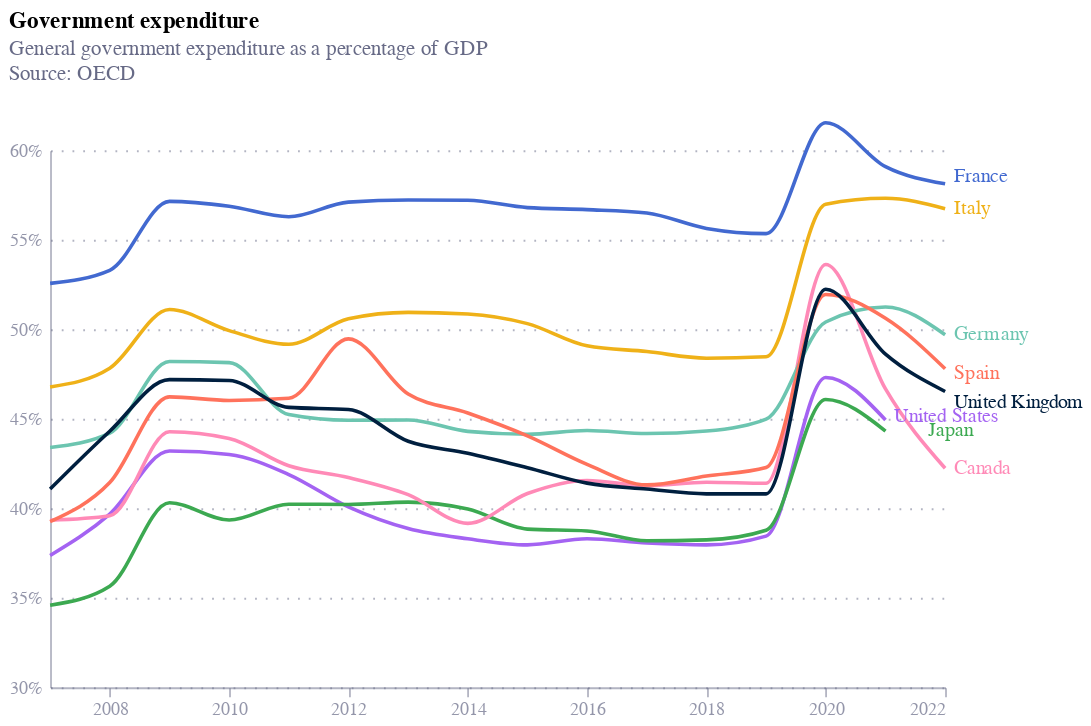

This figure's notebook cell:
### Code cell
chart = alt.Chart(fisc_df4).mark_line(interpolate="monotone").encode(
    x=alt.X('date:T', title=''),
    y=alt.Y('value:Q', title='', axis=alt.Axis(labelExpr="format(datum.value,',') + '%'"),  scale=alt.Scale(domain= [30, 60])),
    color=alt.Color('country:N', legend=None, scale=alt.Scale(domain=["United Kingdom", "France", "Italy", "Spain", "Germany", "Japan", "Canada", "United States"], range=["#001f3f", "#4269d0", "#efb118", "#ff725c", "#6cc5b0", "#3ca951", "#ff8ab7", "#a463f2", "#97bbf5", "#9c6b4e"] 
    ))
).properties(
    width=500,
    height=300,
    title={
        "text": "Government expenditure",
        "anchor": "start",
        "subtitle": [ "General government expenditure as a percentage of GDP", "Source: OECD", ""],
        "subtitleColor": "#676A86"})

text = alt.Chart(fisc_df4).mark_text(
    align='left',
    dx={
            "expr": "datum.country == 'Japan' ? 24 : 5"
          },
    dy={
            "expr": "datum.country == 'United States' ? -2 : datum.country == 'France' ? -4 : datum.country == 'Spain' ? 3 : datum.country == 'United Kingdom' ? 6 : 0"
          }
).encode(
    alt.X('date:T', aggregate='max'),
    alt.Y('value:Q', aggregate={'argmax': 'date'}),
    text='country:N',
    color = 'country:N'
)  


chart5 = chart + text 
chart5

### Figure 1 — Vega-Lite specification as saved in the notebook (floating-point values rounded to 4 significant figures)
{"config": {"font": "Circular Std", "mark": {"line": {"interpolate": "monotone"}}, "view": {"stroke": "transparent", "width": 400, "height": 300}, "range": {"category": ["#36B7B4", "#E6224B", "#F4C245", "#0063AF", "#00A767", "#179FDB", "#EB5C2E"], "diverging": ["#E6224B", "#E54753", "#C9C9C9", "#179FDB", "#122B39"], "heatmap": ["#C9C9C9", "#179FDB", "#0063AF", "#122B39"], "ordinal": ["#00A767", "#36B7B4", "#179FDB", "#0063AF", "#243B5A"]}, "axisX": {"domainColor": "#676A86", "domainOpacity": 0.5, "grid": false, "labelAngle": 0, "labelColor": "#676A86", "labelOpacity": 0.7, "orient": "bottom", "tickColor": "#676A86", "tickCount": 10, "tickOpacity": 0.5, "title": false, "titleAlign": "center", "titleAnchor": "middle", "titleColor": "#676A86", "titleFontSize": 12, "titleOpacity": 0.8, "titleY": -15}, "axisY": {"domainColor": "#676A86", "domainOpacity": 0.5, "gridColor": "#676A86", "gridDash": [1, 5], "gridOpacity": 0.5, "labelColor": "#676A86", "labelOpacity": 0.7, "labelPadding": 5, "tickColor": "#676A86", "tickCount": 8, "tickOpacity": 0.5, "ticks": false, "titleAlign": "left", "titleAngle": 0, "titleBaseline": "bottom", "titleColor": "#676A86", "titleFontSize": 12, "titleOpacity": 0.8, "titleX": 0, "titleY": -7}}, "layer": [{"mark": {"type": "line", "interpolate": "monotone"}, "encoding": {"color": {"field": "country", "legend": null, "scale": {"domain": ["United Kingdom", "France", "Italy", "Spain", "Germany", "Japan", "Canada", "United States"], "range": ["#001f3f", "#4269d0", "#efb118", "#ff725c", "#6cc5b0", "#3ca951", "#ff8ab7", "#a463f2", "#97bbf5", "#9c6b4e"]}, "type": "nominal"}, "x": {"field": "date", "title": "", "type": "temporal"}, "y": {"axis": {"labelExpr": "format(datum.value,',') + '%'"}, "field": "value", "scale": {"domain": [30, 60]}, "title": "", "type": "quantitative"}}, "title": {"text": "Government expenditure", "anchor": "start", "subtitle": ["General government expenditure as a percentage of GDP", "Source: OECD", ""], "subtitleColor": "#676A86"}}, {"mark": {"type": "text", "align": "left", "dx": {"expr": "datum.country == 'Japan' ? 24 : 5"}, "dy": {"expr": "datum.country == 'United States' ? -2 : datum.country == 'France' ? -4 : datum.country == 'Spain' ? 3 : datum.country == 'United Kingdom' ? 6 : 0"}}, "encoding": {"color": {"field": "country", "type": "nominal"}, "text": {"field": "country", "type": "nominal"}, "x": {"aggregate": "max", "field": "date", "type": "temporal"}, "y": {"aggregate": {"argmax": "date"}, "field": "value", "type": "quantitative"}}}], "data": {"name": "data-0747c1aeb9fdb7c057ad6cbb4dff02b6"}, "height": 300, "width": 500, "$schema": "https://vega.github.io/schema/vega-lite/v5.17.0.json", "datasets": {"data-0747c1aeb9fdb7c057ad6cbb4dff02b6": [{"iso3": "USA", "country": "United States", "series": "Government expenditure", "date": "2007-01-01", "value": 37.37}, {"iso3": "USA", "country": "United States", "series": "Government expenditure", "date": "2021-01-01", "value": 44.94}, {"iso3": "USA", "country": "United States", "series": "Government expenditure", "date": "2020-01-01", "value": 47.31}, {"iso3": "USA", "country": "United States", "series": "Government expenditure", "date": "2019-01-01", "value": 38.45}, {"iso3": "USA", "country": "United States", "series": "Government expenditure", "date": "2018-01-01", "value": 37.96}, {"iso3": "USA", "country": "United States", "series": "Government expenditure", "date": "2017-01-01", "value": 38.06}, {"iso3": "USA", "country": "United States", "series": "Government expenditure", "date": "2010-01-01", "value": 43.01}, {"iso3": "USA", "country": "United States", "series": "Government expenditure", "date": "2009-01-01", "value": 43.2}, {"iso3": "ITA", "country": "Italy", "series": "Government expenditure", "date": "2014-01-01", "value": 50.86}, {"iso3": "ITA", "country": "Italy", "series": "Government expenditure", "date": "2013-01-01", "value": 50.95}, {"iso3": "ITA", "country": "Italy", "series": "Government expenditure", "date": "2012-01-01", "value": 50.59}, {"iso3": "ITA", "country": "Italy", "series": "Government expenditure", "date": "2011-01-01", "value": 49.17}, {"iso3": "ITA", "country": "Italy", "series": "Government expenditure", "date": "2010-01-01", "value": 49.93}, {"iso3": "ITA", "country": "Italy", "series": "Government expenditure", "date": "2009-01-01", "value": 51.11}, {"iso3": "ITA", "country": "Italy", "series": "Government expenditure", "date": "2008-01-01", "value": 47.83}, {"iso3": "ITA", "country": "Italy", "series": "Government expenditure", "date": "2007-01-01", "value": 46.78}, {"iso3": "ITA", "country": "Italy", "series": "Government expenditure", "date": "2022-01-01", "value": 56.74}, {"iso3": "ITA", "country": "Italy", "series": "Government expenditure", "date": "2021-01-01", "value": 57.32}, {"iso3": "ITA", "country": "Italy", "series": "Government expenditure", "date": "2020-01-01", "value": 56.99}, {"iso3": "ITA", "country": "Italy", "series": "Government expenditure", "date": "2019-01-01", "value": 48.47}, {"iso3": "ITA", "country": "Italy", "series": "Government expenditure", "date": "2018-01-01", "value": 48.39}, {"iso3": "ITA", "country": "Italy", "series": "Government expenditure", "date": "2017-01-01", "value": 48.76}, {"iso3": "ITA", "country": "Italy", "series": "Government expenditure", "date": "2016-01-01", "value": 49.08}, {"iso3": "USA", "country": "United States", "series": "Government expenditure", "date": "2012-01-01", "value": 40.08}, {"iso3": "USA", "country": "United States", "series": "Government expenditure", "date": "2011-01-01", "value": 41.89}, {"iso3": "USA", "country": "United States", "series": "Government expenditure", "date": "2016-01-01", "value": 38.3}, {"iso3": "USA", "country": "United States", "series": "Government expenditure", "date": "2015-01-01", "value": 37.96}, {"iso3": "USA", "country": "United States", "series": "Government expenditure", "date": "2014-01-01", "value": 38.3}, {"iso3": "USA", "country": "United States", "series": "Government expenditure", "date": "2013-01-01", "value": 38.87}, {"iso3": "JPN", "country": "Japan", "series": "Government expenditure", "date": "2014-01-01", "value": 39.96}, {"iso3": "JPN", "country": "Japan", "series": "Government expenditure", "date": "2013-01-01", "value": 40.35}, {"iso3": "JPN", "country": "Japan", "series": "Government expenditure", "date": "2012-01-01", "value": 40.22}, {"iso3": "JPN", "country": "Japan", "series": "Government expenditure", "date": "2011-01-01", "value": 40.23}, {"iso3": "JPN", "country": "Japan", "series": "Government expenditure", "date": "2010-01-01", "value": 39.35}, {"iso3": "JPN", "country": "Japan", "series": "Government expenditure", "date": "2009-01-01", "value": 40.31}, {"iso3": "JPN", "country": "Japan", "series": "Government expenditure", "date": "2008-01-01", "value": 35.65}, {"iso3": "JPN", "country": "Japan", "series": "Government expenditure", "date": "2007-01-01", "value": 34.59}, {"iso3": "JPN", "country": "Japan", "series": "Government expenditure", "date": "2021-01-01", "value": 44.32}, {"iso3": "JPN", "country": "Japan", "series": "Government expenditure", "date": "2020-01-01", "value": 46.08}, {"iso3": "JPN", "country": "Japan", "series": "Government expenditure", "date": "2019-01-01", "value": 38.78}, {"iso3": "JPN", "country": "Japan", "series": "Government expenditure", "date": "2018-01-01", "value": 38.24}, {"iso3": "JPN", "country": "Japan", "series": "Government expenditure", "date": "2017-01-01", "value": 38.19}, {"iso3": "JPN", "country": "Japan", "series": "Government expenditure", "date": "2016-01-01", "value": 38.74}, {"iso3": "CAN", "country": "Canada", "series": "Government expenditure", "date": "2014-01-01", "value": 39.16}, {"iso3": "CAN", "country": "Canada", "series": "Government expenditure", "date": "2013-01-01", "value": 40.77}, {"iso3": "CAN", "country": "Canada", "series": "Government expenditure", "date": "2012-01-01", "value": 41.72}, {"iso3": "CAN", "country": "Canada", "series": "Government expenditure", "date": "2011-01-01", "value": 42.38}, {"iso3": "CAN", "country": "Canada", "series": "Government expenditure", "date": "2010-01-01", "value": 43.9}, {"iso3": "CAN", "country": "Canada", "series": "Government expenditure", "date": "2009-01-01", "value": 44.28}, {"iso3": "CAN", "country": "Canada", "series": "Government expenditure", "date": "2008-01-01", "value": 39.59}, {"iso3": "CAN", "country": "Canada", "series": "Government expenditure", "date": "2007-01-01", "value": 39.34}, {"iso3": "CAN", "country": "Canada", "series": "Government expenditure", "date": "2022-01-01", "value": 42.24}, {"iso3": "CAN", "country": "Canada", "series": "Government expenditure", "date": "2021-01-01", "value": 46.67}, {"iso3": "CAN", "country": "Canada", "series": "Government expenditure", "date": "2020-01-01", "value": 53.62}, {"iso3": "CAN", "country": "Canada", "series": "Government expenditure", "date": "2019-01-01", "value": 41.4}, {"iso3": "CAN", "country": "Canada", "series": "Government expenditure", "date": "2018-01-01", "value": 41.46}, {"iso3": "CAN", "country": "Canada", "series": "Government expenditure", "date": "2017-01-01", "value": 41.26}, {"iso3": "CAN", "country": "Canada", "series": "Government expenditure", "date": "2016-01-01", "value": 41.56}, {"iso3": "DEU", "country": "Germany", "series": "Government expenditure", "date": "2014-01-01", "value": 44.3}, {"iso3": "DEU", "country": "Germany", "series": "Government expenditure", "date": "2013-01-01", "value": 44.94}, {"iso3": "DEU", "country": "Germany", "series": "Government expenditure", "date": "2012-01-01", "value": 44.92}, {"iso3": "DEU", "country": "Germany", "series": "Government expenditure", "date": "2011-01-01", "value": 45.24}, {"iso3": "DEU", "country": "Germany", "series": "Government expenditure", "date": "2010-01-01", "value": 48.14}, {"iso3": "DEU", "country": "Germany", "series": "Government expenditure", "date": "2009-01-01", "value": 48.2}, {"iso3": "DEU", "country": "Germany", "series": "Government expenditure", "date": "2008-01-01", "value": 44.2}, {"iso3": "DEU", "country": "Germany", "series": "Government expenditure", "date": "2007-01-01", "value": 43.4}, {"iso3": "DEU", "country": "Germany", "series": "Government expenditure", "date": "2021-01-01", "value": 51.25}, {"iso3": "DEU", "country": "Germany", "series": "Government expenditure", "date": "2020-01-01", "value": 50.41}, {"iso3": "DEU", "country": "Germany", "series": "Government expenditure", "date": "2019-01-01", "value": 44.99}, {"iso3": "DEU", "country": "Germany", "series": "Government expenditure", "date": "2022-01-01", "value": 49.7}, {"iso3": "DEU", "country": "Germany", "series": "Government expenditure", "date": "2018-01-01", "value": 44.32}, {"iso3": "DEU", "country": "Germany", "series": "Government expenditure", "date": "2017-01-01", "value": 44.18}, {"iso3": "DEU", "country": "Germany", "series": "Government expenditure", "date": "2016-01-01", "value": 44.35}, {"iso3": "ESP", "country": "Spain", "series": "Government expenditure", "date": "2014-01-01", "value": 45.33}, {"iso3": "ESP", "country": "Spain", "series": "Government expenditure", "date": "2013-01-01", "value": 46.39}, {"iso3": "ESP", "country": "Spain", "series": "Government expenditure", "date": "2012-01-01", "value": 49.47}, {"iso3": "ESP", "country": "Spain", "series": "Government expenditure", "date": "2011-01-01", "value": 46.15}, {"iso3": "ESP", "country": "Spain", "series": "Government expenditure", "date": "2010-01-01", "value": 46.03}, {"iso3": "ESP", "country": "Spain", "series": "Government expenditure", "date": "2009-01-01", "value": 46.23}, {"iso3": "ESP", "country": "Spain", "series": "Government expenditure", "date": "2008-01-01", "value": 41.44}, {"iso3": "ESP", "country": "Spain", "series": "Government expenditure", "date": "2007-01-01", "value": 39.26}, {"iso3": "ESP", "country": "Spain", "series": "Government expenditure", "date": "2022-01-01", "value": 47.8}, {"iso3": "ESP", "country": "Spain", "series": "Government expenditure", "date": "2021-01-01", "value": 50.62}, {"iso3": "ESP", "country": "Spain", "series": "Government expenditure", "date": "2020-01-01", "value": 51.95}, {"iso3": "ESP", "country": "Spain", "series": "Government expenditure", "date": "2019-01-01", "value": 42.28}, {"iso3": "ESP", "country": "Spain", "series": "Government expenditure", "date": "2018-01-01", "value": 41.81}, {"iso3": "ESP", "country": "Spain", "series": "Government expenditure", "date": "2017-01-01", "value": 41.31}, {"iso3": "ESP", "country": "Spain", "series": "Government expenditure", "date": "2016-01-01", "value": 42.46}, {"iso3": "GBR", "country": "United Kingdom", "series": "Government expenditure", "date": "2016-01-01", "value": 41.41}, {"iso3": "GBR", "country": "United Kingdom", "series": "Government expenditure", "date": "2015-01-01", "value": 42.27}, {"iso3": "GBR", "country": "United Kingdom", "series": "Government expenditure", "date": "2014-01-01", "value": 43.08}, {"iso3": "GBR", "country": "United Kingdom", "series": "Government expenditure", "date": "2013-01-01", "value": 43.75}, {"iso3": "GBR", "country": "United Kingdom", "series": "Government expenditure", "date": "2012-01-01", "value": 45.52}, {"iso3": "GBR", "country": "United Kingdom", "series": "Government expenditure", "date": "2011-01-01", "value": 45.64}, {"iso3": "GBR", "country": "United Kingdom", "series": "Government expenditure", "date": "2010-01-01", "value": 47.14}, {"iso3": "GBR", "country": "United Kingdom", "series": "Government expenditure", "date": "2009-01-01", "value": 47.19}, {"iso3": "GBR", "country": "United Kingdom", "series": "Government expenditure", "date": "2007-01-01", "value": 41.08}, {"iso3": "GBR", "country": "United Kingdom", "series": "Government expenditure", "date": "2008-01-01", "value": 44.31}, {"iso3": "GBR", "country": "United Kingdom", "series": "Government expenditure", "date": "2022-01-01", "value": 46.53}, {"iso3": "GBR", "country": "United Kingdom", "series": "Government expenditure", "date": "2021-01-01", "value": 48.62}, {"iso3": "GBR", "country": "United Kingdom", "series": "Government expenditure", "date": "2020-01-01", "value": 52.24}, {"iso3": "GBR", "country": "United Kingdom", "series": "Government expenditure", "date": "2019-01-01", "value": 40.81}, {"iso3": "GBR", "country": "United Kingdom", "series": "Government expenditure", "date": "2018-01-01", "value": 40.81}, {"iso3": "FRA", "country": "France", "series": "Government expenditure", "date": "2014-01-01", "value": 57.21}, {"iso3": "FRA", "country": "France", "series": "Government expenditure", "date": "2013-01-01", "value": 57.23}, {"iso3": "FRA", "country": "France", "series": "Government expenditure", "date": "2012-01-01", "value": 57.11}, {"iso3": "FRA", "country": "France", "series": "Government expenditure", "date": "2011-01-01", "value": 56.29}, {"iso3": "FRA", "country": "France", "series": "Government expenditure", "date": "2010-01-01", "value": 56.88}, {"iso3": "FRA", "country": "France", "series": "Government expenditure", "date": "2009-01-01", "value": 57.15}, {"iso3": "FRA", "country": "France", "series": "Government expenditure", "date": "2008-01-01", "value": 53.3}, {"iso3": "FRA", "country": "France", "series": "Government expenditure", "date": "2007-01-01", "value": 52.57}, {"iso3": "FRA", "country": "France", "series": "Government expenditure", "date": "2022-01-01", "value": 58.13}, {"iso3": "FRA", "country": "France", "series": "Government expenditure", "date": "2021-01-01", "value": 59.09}, {"iso3": "FRA", "country": "France", "series": "Government expenditure", "date": "2020-01-01", "value": 61.54}, {"iso3": "FRA", "country": "France", "series": "Government expenditure", "date": "2019-01-01", "value": 55.35}, {"iso3": "FRA", "country": "France", "series": "Government expenditure", "date": "2018-01-01", "value": 55.64}, {"iso3": "FRA", "country": "France", "series": "Government expenditure", "date": "2017-01-01", "value": 56.5}, {"iso3": "FRA", "country": "France", "series": "Government expenditure", "date": "2016-01-01", "value": 56.69}, {"iso3": "USA", "country": "United States", "series": "Government expenditure", "date": "2008-01-01", "value": 39.68}, {"iso3": "ITA", "country": "Italy", "series": "Government expenditure", "date": "2015-01-01", "value": 50.32}, {"iso3": "FRA", "country": "France", "series": "Government expenditure", "date": "2015-01-01", "value": 56.8}, {"iso3": "JPN", "country": "Japan", "series": "Government expenditure", "date": "2015-01-01", "value": 38.84}, {"iso3": "CAN", "country": "Canada", "series": "Government expenditure", "date": "2015-01-01", "value": 40.83}, {"iso3": "DEU", "country": "Germany", "series": "Government expenditure", "date": "2015-01-01", "value": 44.14}, {"iso3": "ESP", "country": "Spain", "series": "Government expenditure", "date": "2015-01-01", "value": 44.05}, {"iso3": "GBR", "country": "United Kingdom", "series": "Government expenditure", "date": "2017-01-01", "value": 41.08}]}}
